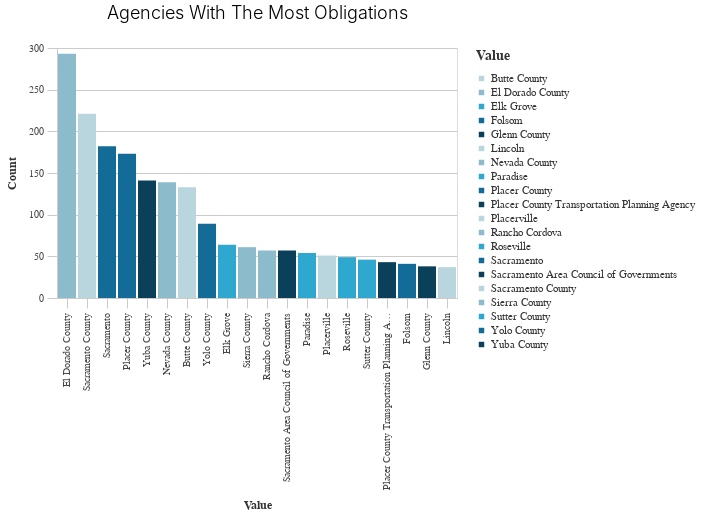

The code cell stored with this chart in its notebook:
### Markdown cell above
### Charting

### Code cell
_dla_utils.basic_bar_chart((df_top>>filter(_.variable=='primary_agency_name')), 'value', 'count', 'value', subset, 'Agencies With The Most Obligations')

### Figure 1 — Vega-Lite specification as saved in the notebook (floating-point values rounded to 4 significant figures)
{"config": {"view": {"continuousWidth": 400, "continuousHeight": 300}, "axis": {"domainColor": "#cbcbcb", "grid": true, "gridColor": "#cbcbcb", "gridWidth": 1, "labelColor": "#474747", "labelFont": "Nunito Sans", "labelFontSize": 10, "labelPadding": 4, "tickColor": "#cbcbcb", "tickSize": 10, "titleColor": "#333", "titleFont": "Raleway", "titleFontSize": 12, "titlePadding": 10}, "axisBand": {"grid": false}, "background": "white", "font": "Raleway", "header": {"labelFont": "Nunito Sans", "titleFont": "Raleway"}, "legend": {"labelColor": "#333", "labelFont": "Nunito Sans", "labelFontSize": 11, "labelLimit": 0, "padding": 1, "symbolSize": 30, "symbolType": "square", "titleColor": "#333", "titleFont": "Raleway", "titleFontSize": 14, "titlePadding": 10}, "title": {"anchor": "middle", "font": "Raleway", "fontSize": 18, "fontWeight": 300, "offset": 20}}, "data": {"name": "data-5d8039c4de4ab011f3a9b053890adff7"}, "mark": "bar", "encoding": {"color": {"field": "value", "legend": {"title": "Value"}, "scale": {"range": ["#B9D6DF", "#8CBCCB", "#2EA8CE", "#136C97", "#0B405B"]}, "type": "nominal"}, "x": {"field": "value", "sort": "-y", "title": "Value", "type": "nominal"}, "y": {"field": "count", "title": "Count", "type": "quantitative"}}, "height": 250, "title": "Agencies With The Most Obligations", "width": 400, "$schema": "https://vega.github.io/schema/vega-lite/v4.17.0.json", "datasets": {"data-5d8039c4de4ab011f3a9b053890adff7": [{"value": "El Dorado County", "count": 293, "variable": "primary_agency_name"}, {"value": "Sacramento County", "count": 221, "variable": "primary_agency_name"}, {"value": "Sacramento", "count": 182, "variable": "primary_agency_name"}, {"value": "Placer County", "count": 173, "variable": "primary_agency_name"}, {"value": "Yuba County", "count": 141, "variable": "primary_agency_name"}, {"value": "Nevada County", "count": 139, "variable": "primary_agency_name"}, {"value": "Butte County", "count": 133, "variable": "primary_agency_name"}, {"value": "Yolo County", "count": 89, "variable": "primary_agency_name"}, {"value": "Elk Grove", "count": 64, "variable": "primary_agency_name"}, {"value": "Sierra County", "count": 61, "variable": "primary_agency_name"}, {"value": "Rancho Cordova", "count": 57, "variable": "primary_agency_name"}, {"value": "Sacramento Area Council of Governments", "count": 57, "variable": "primary_agency_name"}, {"value": "Paradise", "count": 54, "variable": "primary_agency_name"}, {"value": "Placerville", "count": 51, "variable": "primary_agency_name"}, {"value": "Roseville", "count": 49, "variable": "primary_agency_name"}, {"value": "Sutter County", "count": 46, "variable": "primary_agency_name"}, {"value": "Placer County Transportation Planning Agency", "count": 43, "variable": "primary_agency_name"}, {"value": "Folsom", "count": 41, "variable": "primary_agency_name"}, {"value": "Glenn County", "count": 38, "variable": "primary_agency_name"}, {"value": "Lincoln", "count": 37, "variable": "primary_agency_name"}]}}
